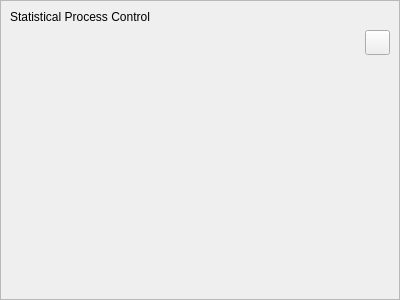
<?xml version="1.0" encoding="UTF-8"?>
<ui version="4.0">
 <class>SPCDockWidget</class>
 <widget class="QWidget" name="SPCDockWidget">
  <property name="geometry">
   <rect>
    <x>0</x>
    <y>0</y>
    <width>400</width>
    <height>300</height>
   </rect>
  </property>
  <property name="windowTitle">
   <string>Form</string>
  </property>
  <layout class="QHBoxLayout" name="horizontalLayout">
   <property name="leftMargin">
    <number>0</number>
   </property>
   <property name="topMargin">
    <number>0</number>
   </property>
   <property name="rightMargin">
    <number>0</number>
   </property>
   <property name="bottomMargin">
    <number>0</number>
   </property>
   <item>
    <widget class="QFrame" name="frame">
     <property name="frameShape">
      <enum>QFrame::StyledPanel</enum>
     </property>
     <property name="frameShadow">
      <enum>QFrame::Raised</enum>
     </property>
     <layout class="QVBoxLayout" name="verticalLayout">
      <item>
       <layout class="QHBoxLayout" name="horizontalLayout_2">
        <item>
         <widget class="QLabel" name="label">
          <property name="font">
           <font>
            <pointsize>9</pointsize>
           </font>
          </property>
          <property name="text">
           <string>Statistical Process Control</string>
          </property>
         </widget>
        </item>
       </layout>
      </item>
      <item>
       <layout class="QHBoxLayout" name="horizontalLayout_3">
        <item>
         <spacer name="horizontalSpacer">
          <property name="orientation">
           <enum>Qt::Horizontal</enum>
          </property>
          <property name="sizeHint" stdset="0">
           <size>
            <width>40</width>
            <height>20</height>
           </size>
          </property>
         </spacer>
        </item>
        <item>
         <widget class="QPushButton" name="pushButton">
          <property name="minimumSize">
           <size>
            <width>25</width>
            <height>25</height>
           </size>
          </property>
          <property name="maximumSize">
           <size>
            <width>25</width>
            <height>25</height>
           </size>
          </property>
          <property name="font">
           <font>
            <pointsize>9</pointsize>
           </font>
          </property>
          <property name="text">
           <string/>
          </property>
          <property name="icon">
           <iconset resource="../AMWindow.qrc">
            <normaloff>:/amwind/figure/am_wind/ok.png</normaloff>:/amwind/figure/am_wind/ok.png</iconset>
          </property>
         </widget>
        </item>
       </layout>
      </item>
      <item>
       <spacer name="verticalSpacer">
        <property name="orientation">
         <enum>Qt::Vertical</enum>
        </property>
        <property name="sizeHint" stdset="0">
         <size>
          <width>20</width>
          <height>40</height>
         </size>
        </property>
       </spacer>
      </item>
     </layout>
    </widget>
   </item>
  </layout>
 </widget>
 <resources>
  <include location="../AMWindow.qrc"/>
 </resources>
 <connections/>
</ui>
